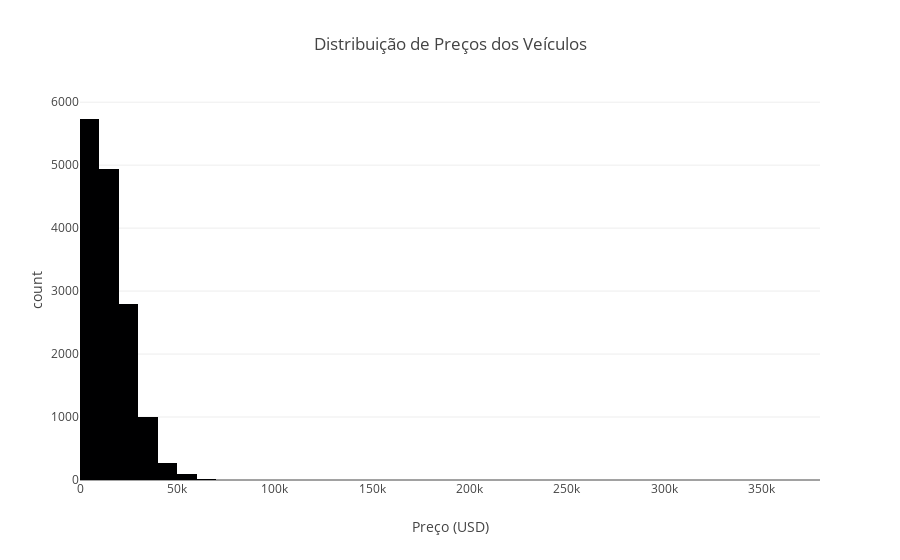
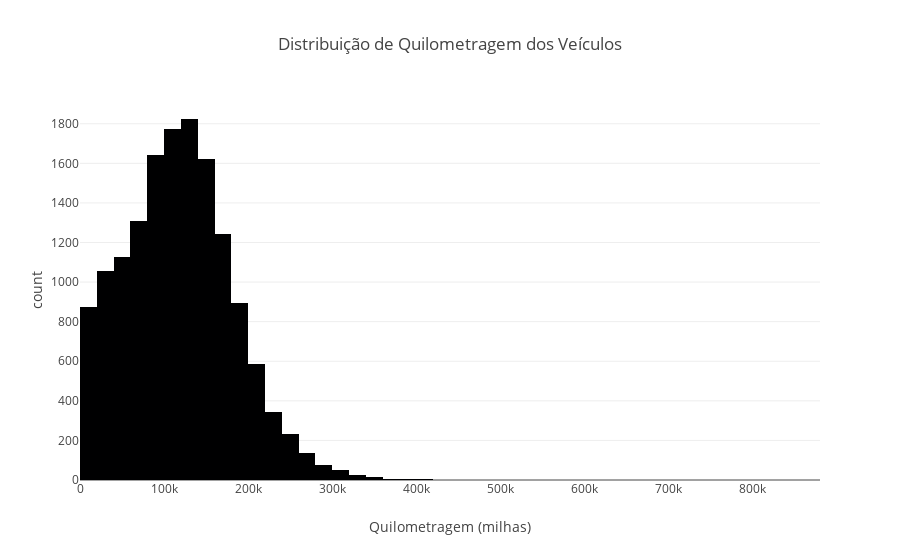
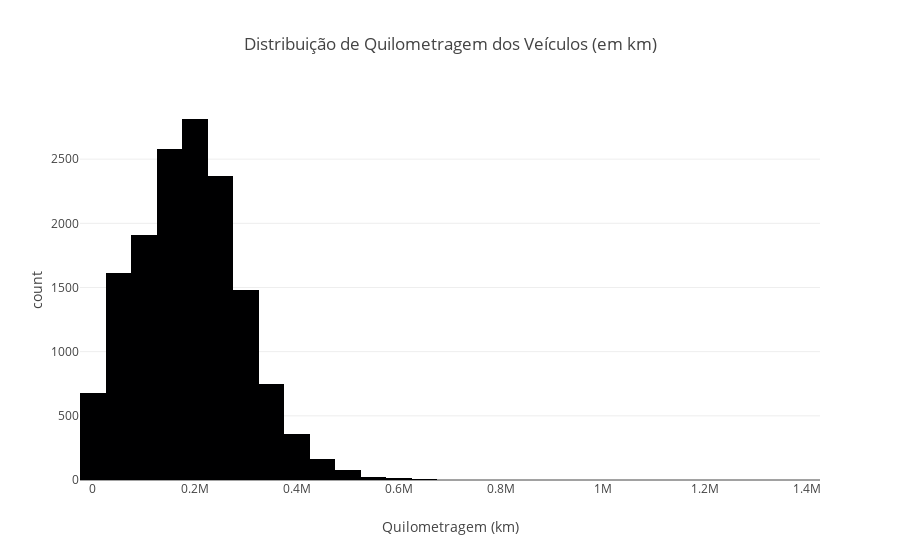

Source (notebook cell) for these figures, in order:
### Code cell
#Histogramas:
# Distribuição de Preços dos Veículos:
fig_price = px.histogram(
    df_vehicles_us,
    x='price',
    title='Distribuição de Preços dos Veículos',
    labels={'price': 'Preço (USD)'},
    nbins=50,
)
fig_price.show()
# Distribuição de Quilometragem dos Veículos:
fig_odometer = px.histogram(
    df_vehicles_us,
    x='odometer',
    title='Distribuição de Quilometragem dos Veículos',
    labels={'odometer': 'Quilometragem (milhas)'},
    nbins=50,
)
fig_odometer.show()

#Distribuição de Quilometragem dos Veículos (em km):
#Nova coluna com valores em km:
df_vehicles_us.loc[:, 'odometer_km'] = df_vehicles_us['odometer'] * 1.60934

#Gráfico de Dispersão:
fig_odometer_km = px.histogram(
    df_vehicles_us,
    x='odometer_km',
    title='Distribuição de Quilometragem dos Veículos (em km)',
    labels={'odometer_km': 'Quilometragem (km)'},
    nbins=50,
)
fig_odometer_km.show()

### Figure 1 — Plotly figure (JSON) as saved in the notebook; plotly's stock layout.template omitted (floating-point values rounded to 4 significant figures; data arrays with more than 128 entries replaced by an {"elided": "..."} marker saying what was removed)
{"data": [{"bingroup": "x", "hovertemplate": "Preço (USD)=%{x}<br>count=%{y}<extra></extra>", "legendgroup": "", "marker": {"color": "#000001", "pattern": {"shape": ""}}, "name": "", "nbinsx": 50, "orientation": "v", "showlegend": false, "type": "histogram", "x": {"elided": "14852 int values"}, "xaxis": "x", "yaxis": "y"}], "layout": {"barmode": "relative", "legend": {"tracegroupgap": 0}, "title": {"text": "Distribuição de Preços dos Veículos"}, "xaxis": {"anchor": "y", "domain": [0, 1], "title": {"text": "Preço (USD)"}}, "yaxis": {"anchor": "x", "domain": [0, 1], "title": {"text": "count"}}}}

### Figure 2 — Plotly figure (JSON) as saved in the notebook; plotly's stock layout.template omitted (floating-point values rounded to 4 significant figures; data arrays with more than 128 entries replaced by an {"elided": "..."} marker saying what was removed)
{"data": [{"bingroup": "x", "hovertemplate": "Quilometragem (milhas)=%{x}<br>count=%{y}<extra></extra>", "legendgroup": "", "marker": {"color": "#000001", "pattern": {"shape": ""}}, "name": "", "nbinsx": 50, "orientation": "v", "showlegend": false, "type": "histogram", "x": {"elided": "14852 float values"}, "xaxis": "x", "yaxis": "y"}], "layout": {"barmode": "relative", "legend": {"tracegroupgap": 0}, "title": {"text": "Distribuição de Quilometragem dos Veículos"}, "xaxis": {"anchor": "y", "domain": [0, 1], "title": {"text": "Quilometragem (milhas)"}}, "yaxis": {"anchor": "x", "domain": [0, 1], "title": {"text": "count"}}}}

### Figure 3 — Plotly figure (JSON) as saved in the notebook; plotly's stock layout.template omitted (floating-point values rounded to 4 significant figures; data arrays with more than 128 entries replaced by an {"elided": "..."} marker saying what was removed)
{"data": [{"bingroup": "x", "hovertemplate": "Quilometragem (km)=%{x}<br>count=%{y}<extra></extra>", "legendgroup": "", "marker": {"color": "#000001", "pattern": {"shape": ""}}, "name": "", "nbinsx": 50, "orientation": "v", "showlegend": false, "type": "histogram", "x": {"elided": "14852 float values"}, "xaxis": "x", "yaxis": "y"}], "layout": {"barmode": "relative", "legend": {"tracegroupgap": 0}, "title": {"text": "Distribuição de Quilometragem dos Veículos (em km)"}, "xaxis": {"anchor": "y", "domain": [0, 1], "title": {"text": "Quilometragem (km)"}}, "yaxis": {"anchor": "x", "domain": [0, 1], "title": {"text": "count"}}}}
